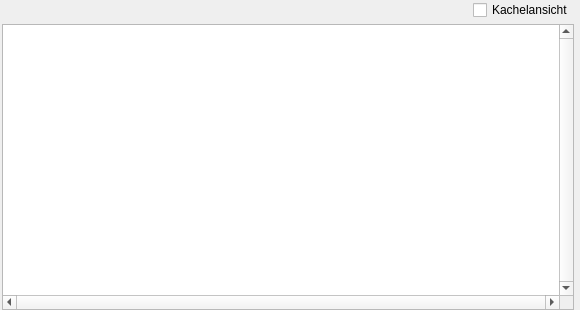
<?xml version="1.0" encoding="UTF-8"?>
<ui version="4.0">
 <class>Section_Mod_Statistics_Classification</class>
 <widget class="QWidget" name="Section_Mod_Statistics_Classification">
  <property name="geometry">
   <rect>
    <x>0</x>
    <y>0</y>
    <width>580</width>
    <height>310</height>
   </rect>
  </property>
  <layout class="QVBoxLayout" name="main_layout">
   <property name="spacing">
    <number>4</number>
   </property>
   <property name="leftMargin">
    <number>2</number>
   </property>
   <property name="topMargin">
    <number>0</number>
   </property>
   <property name="rightMargin">
    <number>6</number>
   </property>
   <property name="bottomMargin">
    <number>0</number>
   </property>
   <item>
    <layout class="QHBoxLayout" name="header_layout">
     <property name="spacing">
      <number>6</number>
     </property>
     <item>
      <spacer name="header_spacer">
       <property name="orientation">
        <enum>Qt::Orientation::Horizontal</enum>
       </property>
       <property name="sizeHint" stdset="0">
        <size>
         <width>40</width>
         <height>20</height>
        </size>
       </property>
      </spacer>
     </item>
     <item>
      <widget class="QCheckBox" name="chk_tile_view">
       <property name="sizePolicy">
        <sizepolicy hsizetype="Minimum" vsizetype="Fixed">
         <horstretch>0</horstretch>
         <verstretch>0</verstretch>
        </sizepolicy>
       </property>
       <property name="text">
        <string>Kachelansicht</string>
       </property>
      </widget>
     </item>
    </layout>
   </item>
   <item>
    <widget class="QStackedWidget" name="stacked_views">
     <property name="currentIndex">
      <number>0</number>
     </property>
     <widget class="QWidget" name="page_table">
      <layout class="QVBoxLayout" name="layout_table">
       <property name="spacing">
        <number>0</number>
       </property>
       <property name="leftMargin">
        <number>0</number>
       </property>
       <property name="topMargin">
        <number>0</number>
       </property>
       <property name="rightMargin">
        <number>0</number>
       </property>
       <property name="bottomMargin">
        <number>0</number>
       </property>
       <item>
        <widget class="QTableView" name="table_classification">
         <property name="minimumSize">
          <size>
           <width>0</width>
           <height>240</height>
          </size>
         </property>
         <property name="verticalScrollBarPolicy">
          <enum>Qt::ScrollBarPolicy::ScrollBarAlwaysOn</enum>
         </property>
         <property name="horizontalScrollBarPolicy">
          <enum>Qt::ScrollBarPolicy::ScrollBarAlwaysOn</enum>
         </property>
         <property name="alternatingRowColors">
          <bool>true</bool>
         </property>
         <property name="selectionMode">
          <enum>QAbstractItemView::SelectionMode::SingleSelection</enum>
         </property>
         <property name="selectionBehavior">
          <enum>QAbstractItemView::SelectionBehavior::SelectRows</enum>
         </property>
         <property name="showGrid">
          <bool>true</bool>
         </property>
         <property name="sortingEnabled">
          <bool>false</bool>
         </property>
        </widget>
       </item>
      </layout>
     </widget>
     <widget class="QWidget" name="page_tiles">
      <layout class="QVBoxLayout" name="layout_tiles_page">
       <property name="spacing">
        <number>0</number>
       </property>
       <property name="leftMargin">
        <number>0</number>
       </property>
       <property name="topMargin">
        <number>0</number>
       </property>
       <property name="rightMargin">
        <number>0</number>
       </property>
       <property name="bottomMargin">
        <number>0</number>
       </property>
      </layout>
     </widget>
    </widget>
   </item>
  </layout>
 </widget>
 <resources/>
 <connections/>
</ui>
